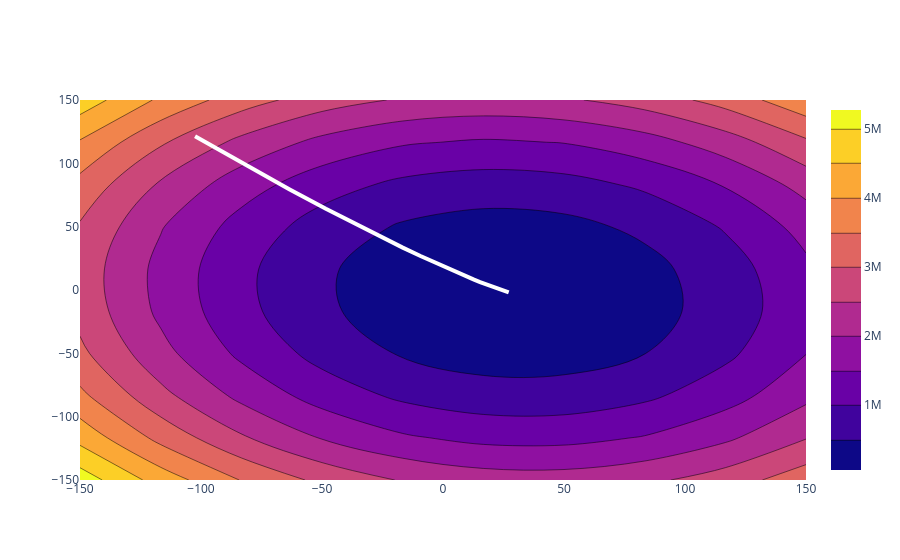

The notebook cell this image was saved under:
### Code cell
import plotly.graph_objects as go
fig = go.Figure(go.Scatter(x = np.array(all_m).ravel(), y = np.array(all_b).ravel(), name = 'High 2014', line = dict(color='#fff', width=4)))

fig.add_trace(go.Contour(z = z_arr, x = m_arr, y = b_arr))
fig.show()
